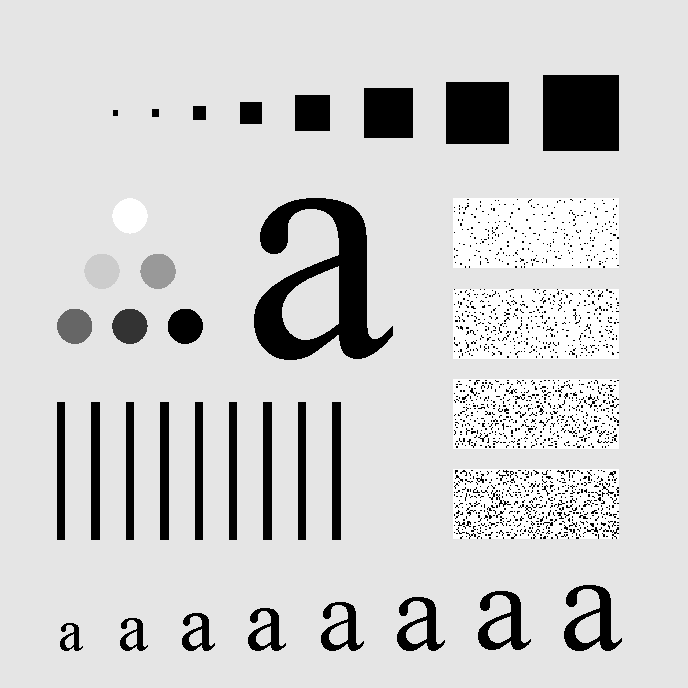
#> input picture Semester 07/CSE 4734 (Digital Image Processing Lab)/Lab 06/Fig0441(a)(characters_test_pattern).tif, 688 x 688 px, found by its file name
$ jupyter execute Solutions.ipynb
#> lines starting #> are read from the running program, lines starting #| are printed output that depends on the picture; after the words box and inside, x2 and y2 are one past the last pixel; in counts of white or black regions, pixels touching at a corner belong together
## Imports and Common Functions

[cell 1]
import cv2
from google.colab.patches import cv2_imshow
import numpy as np
import math
import matplotlib.pyplot as plt

[cell 2]
def read_image():
  img = cv2.imread('/content/Fig0441(a)(characters_test_pattern).tif')
#> img is the input picture: shape (688, 688, 3); min 0, max 255, mean 207.3
  img = cv2.cvtColor(img, cv2.COLOR_BGR2GRAY)
#> img: shape (688, 688)
  img = cv2.resize(img, (200, 200))
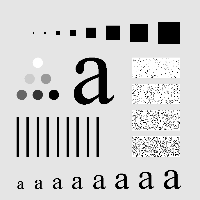
#> img: shape (200, 200); min 0, max 255, mean 207.6
  return img

[cell 3]
def to_fourier(img):
  return np.fft.fftshift(np.fft.fft2(img))

[cell 4]
def to_spatial(img):
  return np.fft.ifft2(np.fft.ifftshift(img))

[cell 5]
def apply_filter(img, filter):
  img = to_fourier(img)
  img = img * filter
  return to_spatial(img).real

## Ideal Low Pass Filter

[cell 6]
def ideal_filter_low(img, cutoff):
#> called with cutoff = 30
  m, n = img.shape
#> m = 200; n = 200
  kernel = np.zeros((m, n), dtype=float)
  center = m // 2, n // 2
#> center = (100, 100)

  for i in range(m):
    for j in range(n):
      distance = math.sqrt((center[0] - i) ** 2 + (center[1] - j) ** 2)
      if distance <= cutoff:
        kernel[i][j] = 1
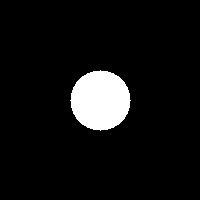
#> kernel: shape (200, 200) float64; values 0 (black) and 1 (white), 7.1% white; 1 white region, box (x1, y1, x2, y2) and area: (70, 70, 131, 131) 2821

  return kernel

[cell 7]
img = read_image()
cv2_imshow(img)

[cell 8]
filter = ideal_filter_low(img, cutoff=30)
plt.imshow(filter, cmap = 'gray')

[cell 9]
result = apply_filter(img, ideal_filter_low(img, cutoff=10))
#> after the loop in ideal_filter_low (call 2), `for i in range(m):`: kernel: shape (200, 200) float64; values 0 (black) and 1 (white), 0.79% white; 1 white region, box (x1, y1, x2, y2) and area: (90, 90, 111, 111) 317
cv2_imshow(result)
result = apply_filter(img, ideal_filter_low(img, cutoff=30))
cv2_imshow(result)
result = apply_filter(img, ideal_filter_low(img, cutoff=50))
#> after the loop in ideal_filter_low (call 4), `for i in range(m):`: kernel: shape (200, 200) float64; values 0 (black) and 1 (white), 19.6% white; 1 white region, box (x1, y1, x2, y2) and area: (50, 50, 151, 151) 7845
#> in apply_filter (call 3), `return to_spatial(img).real`:
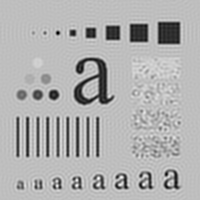
#> returned value: shape (200, 200) float64; min -74.06, max 331.4, mean 207.6; drawn with min black and max white
cv2_imshow(result)

For the Ideal Low Pass Filter, increasing the cutoff frequency makes the image clearer. The ringing effect also decreases. For very low cutoff frequencies, the ringing effect is so high that it is no longer distinguishable as the ringing effect.

## Butterworth Low Pass Filter

[cell 10]
def butterworth_filter_low(img, cutoff, order):
#> called with cutoff = 30, order = 2
  m, n = img.shape
#> m = 200; n = 200
  kernel = np.zeros((m, n), dtype=float)
  center = m // 2, n // 2
#> center = (100, 100)

  for i in range(m):
    for j in range(n):
      distance = math.sqrt((center[0] - i) ** 2 + (center[1] - j) ** 2 )
      kernel[i][j] = 1 / (1 + (distance / cutoff) ** (2 * order))

  return kernel

[cell 11]
img = read_image()
filter = butterworth_filter_low(img, cutoff=30, order=2)
plt.imshow(filter, cmap = 'gray')

[cell 12]
result = apply_filter(img, butterworth_filter_low(img, cutoff=30, order=2))
cv2_imshow(result)
result = apply_filter(img, butterworth_filter_low(img, cutoff=30, order=75))
cv2_imshow(result)
result = apply_filter(img, butterworth_filter_low(img, cutoff=100, order=2))
cv2_imshow(result)

For the Butterworth low pass filter, a low value for the order ensures that there is no ringing effect. We can see that the image simply gets blurrier with lower cutoff frequencies. If we increase the order to a high value, we will see the ringing effect.

## Gaussian Low Pass Filter

[cell 13]
def gaussian_filter_low(img, cutoff):
#> called with cutoff = 30
  m, n = img.shape
#> m = 200; n = 200
  kernel = np.zeros((m, n), dtype=float)
  center = m // 2, n // 2
#> center = (100, 100)

  for i in range(m):
    for j in range(n):
      distance = (center[0] - i) ** 2 + (center[1] - j) ** 2
      kernel[i][j] = math.exp(-distance / (2 * (cutoff ** 2)))

  return kernel

[cell 14]
img = read_image()
filter = gaussian_filter_low(img, cutoff=30)
plt.imshow(filter, cmap = 'gray')

[cell 15]
result = apply_filter(img, gaussian_filter_low(img, cutoff=10))
cv2_imshow(result)
result = apply_filter(img, gaussian_filter_low(img, cutoff=30))
cv2_imshow(result)
result = apply_filter(img, gaussian_filter_low(img, cutoff=50))
#> call 4 of gaussian_filter_low, with cutoff = 50
#> after the loop in gaussian_filter_low (call 4), `for i in range(m):`:
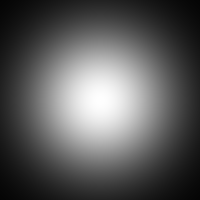
#> kernel: shape (200, 200) float64; min 0.0183, max 1, mean 0.358
cv2_imshow(result)

The Gaussian Low Pass filter removes the order parameter that is present in the Butterworth Low Pass filter. As such, there is no possibility of a ringing effect. We just see the image become increasingly blurry as the cutoff frequency decreases.

## Ideal High Pass Filter

[cell 16]
def ideal_filter_high(img, cutoff):
#> called with cutoff = 30
  m, n = img.shape
#> m = 200; n = 200
  kernel = np.ones((m, n), dtype=float)
  center = m // 2, n // 2
#> center = (100, 100)

  for i in range(m):
    for j in range(n):
      distance = math.sqrt((center[0] - i) ** 2 + (center[1] - j) ** 2)
      if distance <= cutoff:
        kernel[i][j] = 0

  return kernel

[cell 17]
img = read_image()
filter = ideal_filter_high(img, cutoff=30)
plt.imshow(filter, cmap = 'gray')

[cell 18]
result = apply_filter(img, ideal_filter_high(img, cutoff=10))
cv2_imshow(result)
result = apply_filter(img, ideal_filter_high(img, cutoff=30))
cv2_imshow(result)
result = apply_filter(img, ideal_filter_high(img, cutoff=50))
cv2_imshow(result)

Similar to the low pass variant, the Ideal High Pass Filter also shows an increased ringing effect as the cutoff frequency decreases. Since this is a high pass filter, a higher cutoff frequency gives us clearer edges as most of the information from the smooth regions is removed.

## Butterworth High Pass Filter

[cell 19]
def butterworth_filter_high(img, cutoff, order):
#> called with cutoff = 30, order = 2
  m, n = img.shape
  kernel = np.zeros((m, n), dtype=float)
  center = m // 2, n // 2

  for i in range(m):
    for j in range(n):
      distance = ((center[0] - i) ** 2 + (center[1] - j) ** 2 ) ** 0.5
      kernel[i][j] = 1 / (1 + (cutoff / (distance + 1)) ** (2 * order))

  return kernel

[cell 20]
img = read_image()
filter = butterworth_filter_high(img, cutoff=30, order=2)
plt.imshow(filter, cmap = 'gray')

[cell 21]
result = apply_filter(img, butterworth_filter_high(img, cutoff=30, order=2))
cv2_imshow(result)
result = apply_filter(img, butterworth_filter_high(img, cutoff=30, order=75))
cv2_imshow(result)
result = apply_filter(img, butterworth_filter_high(img, cutoff=80, order=2))
#> call 4 of butterworth_filter_high, with cutoff = 80, order = 2
#> after the loop in butterworth_filter_high (call 4), `for i in range(m):`:
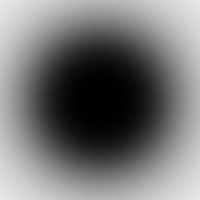
#> kernel: shape (200, 200) float64; min 2.44e-08, max 0.909, mean 0.46
cv2_imshow(result)

For the Butterworth High Pass Filter, we see more distinctive edges as the cutoff frequency is increased. Having a low value for the order parameter ensures that there is no ringing effect. However, increasing the order introduces the effect.

## Gaussian High Pass Filter

[cell 22]
def gaussian_filter_high(img, cutoff):
#> called with cutoff = 30
  m, n = img.shape
  kernel = np.zeros((m, n), dtype=float)
  center = m // 2, n // 2

  for i in range(m):
    for j in range(n):
      distance = (center[0] - i) ** 2 + (center[1] - j) ** 2
      kernel[i][j] = 1 - math.exp(-distance / (2 * (cutoff ** 2)))
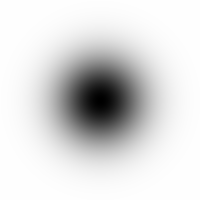
#> kernel: shape (200, 200) float64; min 0, max 1, mean 0.859

  return kernel

[cell 23]
img = read_image()
filter = gaussian_filter_high(img, cutoff=30)
plt.imshow(filter, cmap = 'gray')

[cell 24]
result = apply_filter(img, gaussian_filter_high(img, cutoff=10))
#> call 2 of gaussian_filter_high, with cutoff = 10
#> after the loop in gaussian_filter_high (call 2), `for i in range(m):`:
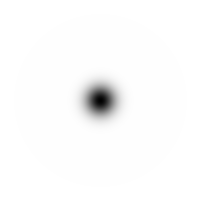
#> kernel: shape (200, 200) float64; min 0, max 1, mean 0.984
#> in apply_filter (call 16), `return to_spatial(img).real`:
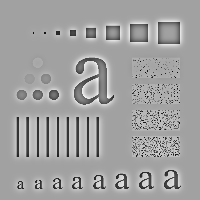
#> returned value: shape (200, 200) float64; min -243.2, max 140.2, mean 0; drawn with min black and max white
cv2_imshow(result)
result = apply_filter(img, gaussian_filter_high(img, cutoff=30))
cv2_imshow(result)
result = apply_filter(img, gaussian_filter_high(img, cutoff=50))
#> call 4 of gaussian_filter_high, with cutoff = 50
#> after the loop in gaussian_filter_high (call 4), `for i in range(m):`:
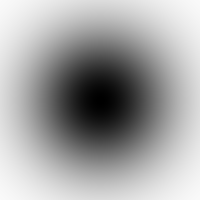
#> kernel: shape (200, 200) float64; min 0, max 0.982, mean 0.642
#> in apply_filter (call 18), `return to_spatial(img).real`:
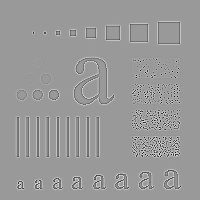
#> returned value: shape (200, 200) float64; min -166, max 109.4, mean 0; drawn with min black and max white
